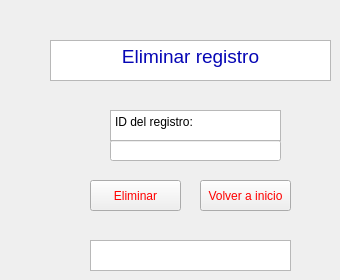
   <widget class="QWidget" name="page_9">
    <widget class="QTextEdit" name="textEdit_21">
     <property name="geometry">
      <rect>
       <x>50</x>
       <y>40</y>
       <width>281</width>
       <height>41</height>
      </rect>
     </property>
     <property name="html">
      <string>&lt;!DOCTYPE HTML PUBLIC &quot;-//W3C//DTD HTML 4.0//EN&quot; &quot;http://www.w3.org/TR/REC-html40/strict.dtd&quot;&gt;
&lt;html&gt;&lt;head&gt;&lt;meta name=&quot;qrichtext&quot; content=&quot;1&quot; /&gt;&lt;meta charset=&quot;utf-8&quot; /&gt;&lt;style type=&quot;text/css&quot;&gt;
p, li { white-space: pre-wrap; }
hr { height: 1px; border-width: 0; }
li.unchecked::marker { content: &quot;\2610&quot;; }
li.checked::marker { content: &quot;\2612&quot;; }
&lt;/style&gt;&lt;/head&gt;&lt;body style=&quot; font-family:'Sans Serif'; font-size:9pt; font-weight:400; font-style:normal;&quot;&gt;
&lt;p align=&quot;center&quot; style=&quot; margin-top:0px; margin-bottom:0px; margin-left:0px; margin-right:0px; -qt-block-indent:0; text-indent:0px;&quot;&gt;&lt;span style=&quot; font-family:'Times New Roman'; font-size:14pt; color:#0606b5;&quot;&gt;Eliminar registro&lt;/span&gt;&lt;/p&gt;&lt;/body&gt;&lt;/html&gt;</string>
     </property>
    </widget>
    <widget class="QTextEdit" name="textEdit_22">
     <property name="geometry">
      <rect>
       <x>110</x>
       <y>110</y>
       <width>171</width>
       <height>31</height>
      </rect>
     </property>
     <property name="html">
      <string>&lt;!DOCTYPE HTML PUBLIC &quot;-//W3C//DTD HTML 4.0//EN&quot; &quot;http://www.w3.org/TR/REC-html40/strict.dtd&quot;&gt;
&lt;html&gt;&lt;head&gt;&lt;meta name=&quot;qrichtext&quot; content=&quot;1&quot; /&gt;&lt;meta charset=&quot;utf-8&quot; /&gt;&lt;style type=&quot;text/css&quot;&gt;
p, li { white-space: pre-wrap; }
hr { height: 1px; border-width: 0; }
li.unchecked::marker { content: &quot;\2610&quot;; }
li.checked::marker { content: &quot;\2612&quot;; }
&lt;/style&gt;&lt;/head&gt;&lt;body style=&quot; font-family:'Sans Serif'; font-size:9pt; font-weight:400; font-style:normal;&quot;&gt;
&lt;p style=&quot; margin-top:0px; margin-bottom:0px; margin-left:0px; margin-right:0px; -qt-block-indent:0; text-indent:0px;&quot;&gt;ID del registro:&lt;/p&gt;&lt;/body&gt;&lt;/html&gt;</string>
     </property>
    </widget>
    <widget class="QLineEdit" name="lineEdit_9">
     <property name="geometry">
      <rect>
       <x>110</x>
       <y>140</y>
       <width>171</width>
       <height>21</height>
      </rect>
     </property>
     <property name="styleSheet">
      <string notr="true">background-color: rgb(255, 255, 255);</string>
     </property>
     <property name="echoMode">
      <enum>QLineEdit::Normal</enum>
     </property>
    </widget>
    <widget class="QPushButton" name="pushButton_15">
     <property name="geometry">
      <rect>
       <x>90</x>
       <y>180</y>
       <width>91</width>
       <height>31</height>
      </rect>
     </property>
     <property name="styleSheet">
      <string notr="true">color: red
</string>
     </property>
     <property name="text">
      <string>Eliminar</string>
     </property>
    </widget>
    <widget class="QTextEdit" name="textEdit_45">
     <property name="geometry">
      <rect>
       <x>90</x>
       <y>240</y>
       <width>201</width>
       <height>31</height>
      </rect>
     </property>
    </widget>
    <widget class="QPushButton" name="pushButton_21">
     <property name="geometry">
      <rect>
       <x>200</x>
       <y>180</y>
       <width>91</width>
       <height>31</height>
      </rect>
     </property>
     <property name="styleSheet">
      <string notr="true">color: red
</string>
     </property>
     <property name="text">
      <string>Volver a inicio</string>
     </property>
    </widget>
   </widget>
